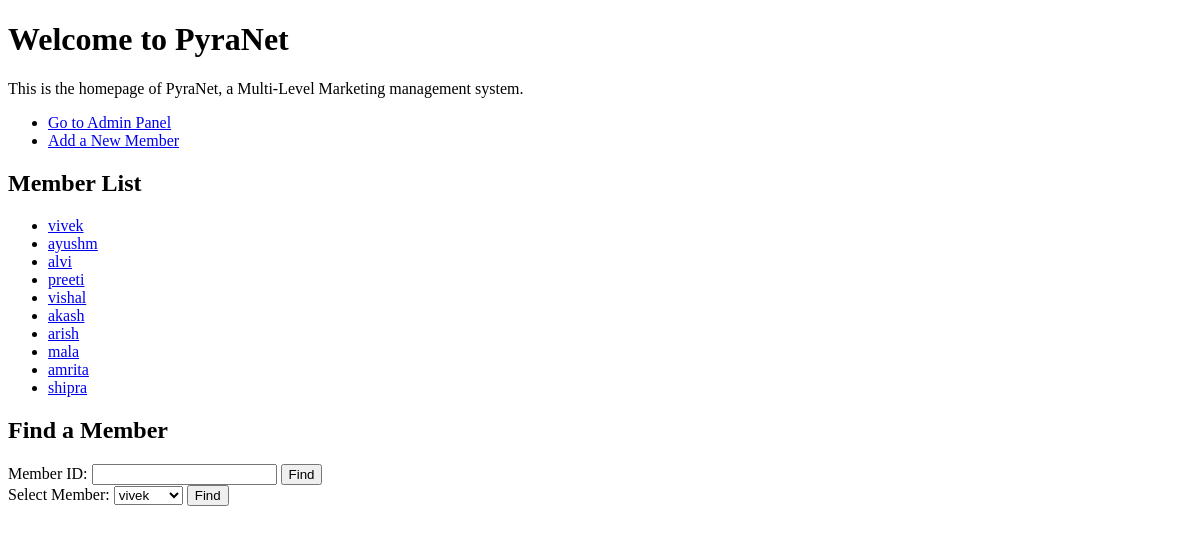
The app's page /, older data.
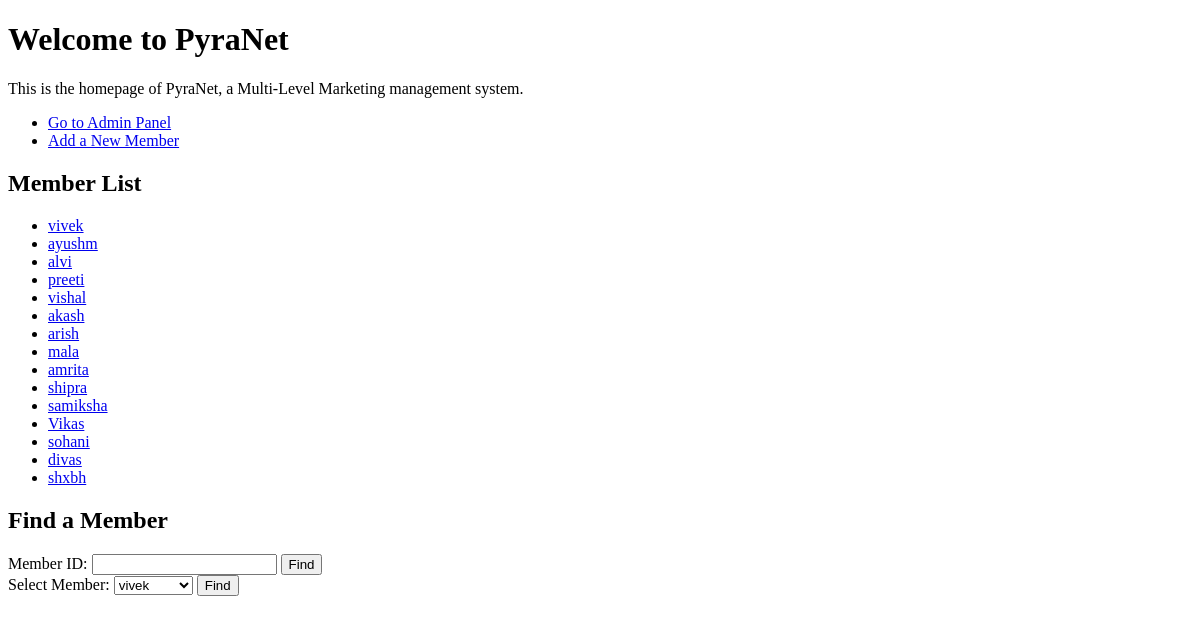
The same page, newer data.
### mlm/models.py (models this page shows)
class Member(models.Model):
    user = models.OneToOneField(User, on_delete=models.CASCADE)
    sponsor = models.ForeignKey('self', on_delete=models.CASCADE, blank=True, null=True)

### mlm/views.py (the view)
# urls.py: path('', views.homepage, name='homepage'),
def homepage(request):
    members = Member.objects.all()
    return render(request, 'homepage.html', {'members':members})

### mlm/templates/homepage.html (shortened to what this page needs)
<!DOCTYPE html>
<html>
<head>
</head>
<body>
    <h1>Welcome to PyraNet</h1>
    <p>This is the homepage of PyraNet, a Multi-Level Marketing management system.</p>
    <ul>
        <li><a href="{% url 'admin:index' %}">Go to Admin Panel</a></li>
        <li><a href="{% url 'create_user' %}">Add a New Member</a></li>
    </ul>
    <h2>Member List</h2>
    <ul>
        {% for member in members %}
            <li><a href="{% url 'member_detail' member.id %}">{{ member.user.username }}</a></li>
        {% endfor %}
    </ul>
    <h2>Find a Member</h2>
    <form action="{% url 'find_member' %}" method="get">
        <label for="member_id">Member ID:</label>
        <input type="text" id="member_id" name="member_id">
        <input type="submit" value="Find">
    </form>
    <form action="{% url 'find_member' %}" method="get">
        <label for="member_select">Select Member:</label>
        <select id="member_select" name="member_id">
            {% for member in members %}
                <option value="{{ member.id }}">{{ member.user.username }}</option>
            {% endfor %}
        </select>
        <input type="submit" value="Find">
    </form>
</body>
</html>

Row changes from the older to the newer data that the page shows:
added Member: user.username "samiksha"
added Member: user.username "Vikas"
added Member: user.username "sohani"
added Member: user.username "divas"
added Member: user.username "shxbh"
